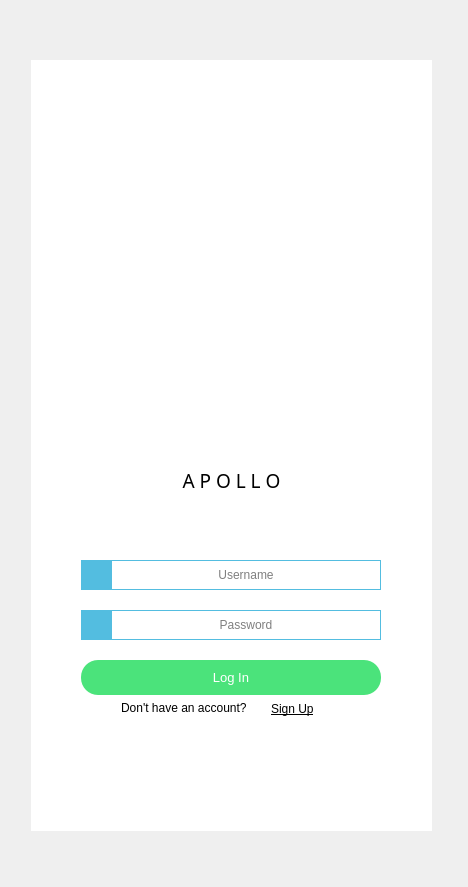
<?xml version="1.0" encoding="UTF-8"?>
<ui version="4.0">
 <class>MAIN</class>
 <widget class="QWidget" name="MAIN">
  <property name="geometry">
   <rect>
    <x>0</x>
    <y>0</y>
    <width>468</width>
    <height>887</height>
   </rect>
  </property>
  <property name="minimumSize">
   <size>
    <width>468</width>
    <height>887</height>
   </size>
  </property>
  <property name="maximumSize">
   <size>
    <width>468</width>
    <height>887</height>
   </size>
  </property>
  <property name="windowTitle">
   <string>Apollo</string>
  </property>
  <widget class="QLabel" name="label">
   <property name="geometry">
    <rect>
     <x>0</x>
     <y>0</y>
     <width>463</width>
     <height>901</height>
    </rect>
   </property>
   <property name="text">
    <string/>
   </property>
   <property name="pixmap">
    <pixmap>img/phone.png</pixmap>
   </property>
   <property name="scaledContents">
    <bool>true</bool>
   </property>
  </widget>
  <widget class="QWidget" name="widget" native="true">
   <property name="geometry">
    <rect>
     <x>31</x>
     <y>60</y>
     <width>401</width>
     <height>771</height>
    </rect>
   </property>
   <property name="styleSheet">
    <string notr="true">background:white;</string>
   </property>
   <widget class="QLabel" name="label_2">
    <property name="geometry">
     <rect>
      <x>100</x>
      <y>100</y>
      <width>200</width>
      <height>291</height>
     </rect>
    </property>
    <property name="text">
     <string/>
    </property>
    <property name="pixmap">
     <pixmap>img/icon.png</pixmap>
    </property>
    <property name="scaledContents">
     <bool>true</bool>
    </property>
    <property name="alignment">
     <set>Qt::AlignCenter</set>
    </property>
   </widget>
   <widget class="QLabel" name="label_3">
    <property name="geometry">
     <rect>
      <x>0</x>
      <y>400</y>
      <width>401</width>
      <height>41</height>
     </rect>
    </property>
    <property name="font">
     <font>
      <family>Microsoft YaHei UI Light</family>
      <pointsize>14</pointsize>
     </font>
    </property>
    <property name="text">
     <string>A P O L L O</string>
    </property>
    <property name="alignment">
     <set>Qt::AlignCenter</set>
    </property>
   </widget>
   <widget class="QLineEdit" name="username">
    <property name="geometry">
     <rect>
      <x>80</x>
      <y>500</y>
      <width>270</width>
      <height>30</height>
     </rect>
    </property>
    <property name="styleSheet">
     <string notr="true">border:1px solid #53bde0;</string>
    </property>
    <property name="alignment">
     <set>Qt::AlignCenter</set>
    </property>
    <property name="placeholderText">
     <string>Username</string>
    </property>
   </widget>
   <widget class="QLineEdit" name="password">
    <property name="geometry">
     <rect>
      <x>80</x>
      <y>550</y>
      <width>270</width>
      <height>30</height>
     </rect>
    </property>
    <property name="styleSheet">
     <string notr="true">border:1px solid #53bde0;</string>
    </property>
    <property name="echoMode">
     <enum>QLineEdit::Password</enum>
    </property>
    <property name="alignment">
     <set>Qt::AlignCenter</set>
    </property>
    <property name="placeholderText">
     <string>Password</string>
    </property>
   </widget>
   <widget class="QPushButton" name="loginBut">
    <property name="geometry">
     <rect>
      <x>50</x>
      <y>600</y>
      <width>300</width>
      <height>35</height>
     </rect>
    </property>
    <property name="font">
     <font>
      <pointsize>10</pointsize>
     </font>
    </property>
    <property name="styleSheet">
     <string notr="true">border:0px;
background:#4be37b;
border-radius:17px;
color:white;</string>
    </property>
    <property name="text">
     <string>Log In</string>
    </property>
   </widget>
   <widget class="QLabel" name="label_4">
    <property name="geometry">
     <rect>
      <x>50</x>
      <y>500</y>
      <width>30</width>
      <height>30</height>
     </rect>
    </property>
    <property name="styleSheet">
     <string notr="true">background:#53bde0;
border:3px solid #53bde0;</string>
    </property>
    <property name="text">
     <string/>
    </property>
    <property name="textFormat">
     <enum>Qt::PlainText</enum>
    </property>
    <property name="pixmap">
     <pixmap>img/user.png</pixmap>
    </property>
    <property name="scaledContents">
     <bool>true</bool>
    </property>
    <property name="alignment">
     <set>Qt::AlignCenter</set>
    </property>
   </widget>
   <widget class="QLabel" name="label_5">
    <property name="geometry">
     <rect>
      <x>50</x>
      <y>550</y>
      <width>30</width>
      <height>30</height>
     </rect>
    </property>
    <property name="styleSheet">
     <string notr="true">background:#53bde0;
border:3px solid #53bde0;</string>
    </property>
    <property name="text">
     <string/>
    </property>
    <property name="pixmap">
     <pixmap>img/password.png</pixmap>
    </property>
    <property name="scaledContents">
     <bool>true</bool>
    </property>
   </widget>
   <widget class="QLabel" name="label_6">
    <property name="geometry">
     <rect>
      <x>90</x>
      <y>640</y>
      <width>151</width>
      <height>16</height>
     </rect>
    </property>
    <property name="font">
     <font>
      <family>Microsoft YaHei UI</family>
     </font>
    </property>
    <property name="text">
     <string>Don't have an account?</string>
    </property>
   </widget>
   <widget class="QLabel" name="label_7">
    <property name="geometry">
     <rect>
      <x>240</x>
      <y>638</y>
      <width>61</width>
      <height>21</height>
     </rect>
    </property>
    <property name="font">
     <font>
      <family>Microsoft YaHei UI</family>
      <underline>true</underline>
     </font>
    </property>
    <property name="text">
     <string>Sign Up</string>
    </property>
   </widget>
   <widget class="QLabel" name="label_8">
    <property name="geometry">
     <rect>
      <x>195</x>
      <y>430</y>
      <width>71</width>
      <height>31</height>
     </rect>
    </property>
    <property name="text">
     <string/>
    </property>
    <property name="pixmap">
     <pixmap>img/yandex_PNG20.png</pixmap>
    </property>
    <property name="scaledContents">
     <bool>true</bool>
    </property>
   </widget>
  </widget>
 </widget>
 <resources/>
 <connections/>
</ui>
